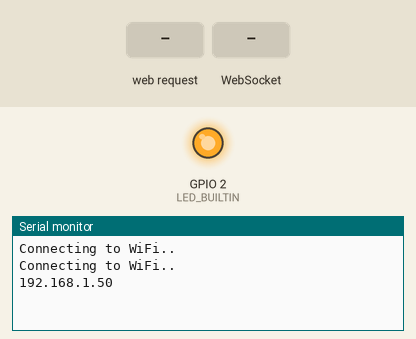
Recording of a sketch running on a simulated ESP8266 (NodeMCU). Parts: output pins drawn as LEDs (lit = HIGH, except the on-board LED, lit = LOW), the last lines printed to the serial monitor. The test bench sets the inputs (shaded band). WiFi joins after 1.5 s; servers stay silent unless stated.

Above: at 3.2 s.
3.3 s: HTTP request GET /update received
At 4.5 s:
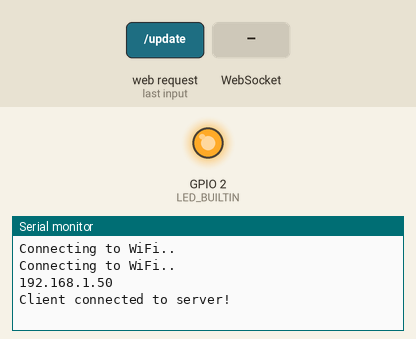
4.8 s: WebSocket text "1" received
At 5.9 s:
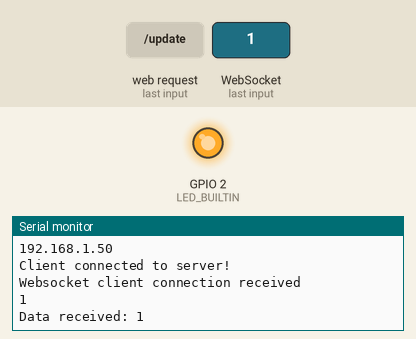

The sketch:

SSL_WS.ino
```cpp
#include "ESP8266WiFi.h"
#include "ESPAsyncWebServer.h"
//#include "index.h"

#include <FastLED.h>
#define LED_PIN     12
#define NUM_LEDS    20
CRGB leds[NUM_LEDS];

const char* ssid = "HanyeS";
const char* password =  "17171717";

#define NUM_LAMP 12

AsyncWebServer server(80);
AsyncWebSocket ws("/ws");

// Set your Static IP address
IPAddress local_IP(192, 168, 100, 15);
// Set your Gateway IP address
IPAddress gateway(192, 168, 100, 1);

IPAddress subnet(255, 255, 0, 0);
IPAddress primaryDNS(8, 8, 8, 8);   //optional
IPAddress secondaryDNS(8, 8, 4, 4); //optional

void onWsEvent(AsyncWebSocket * server, AsyncWebSocketClient * client, AwsEventType type, void * arg, uint8_t *data, size_t len){

  if(type == WS_EVT_CONNECT){

    Serial.println("Websocket client connection received");
    client->text("Connected");
    Serial.println(client->id());
  } else if(type == WS_EVT_DISCONNECT){
    Serial.println("Client disconnected");
    Serial.println("-----------------------");

  } else if(type == WS_EVT_DATA){

    Serial.print("Data received: ");
    String c = "";
    for(int i = 0; i < len; i++){
      c += (char)data[i];
    }
    Serial.println(c);
    if (strcmp((char*)data, "on") == 1){
      digitalWrite(LED_BUILTIN, HIGH);
    }
    if (strcmp((char*)data, "off") == 1){
      digitalWrite(LED_BUILTIN, LOW);
    }
  }
}

void setup(){
  Serial.begin(115200);
  pinMode(LED_BUILTIN, OUTPUT);
  digitalWrite(LED_BUILTIN, LOW);

  // Configures static IP address
  if (!WiFi.config(local_IP, gateway, subnet, primaryDNS, secondaryDNS)) {
    Serial.println("STA Failed to configure");
  }

  WiFi.begin(ssid, password);

  while (WiFi.status() != WL_CONNECTED) {
    delay(1000);
    Serial.println("Connecting to WiFi..");
  }

  Serial.println(WiFi.localIP());

  ws.onEvent(onWsEvent);
  server.addHandler(&ws);

  server.on("/update", HTTP_GET, [](AsyncWebServerRequest *request){
    request->send(200);
    Serial.println("Client connected to server!");
  //  request->send_P(200, "text/html", MAIN_page);
  });

  server.begin();
}

void loop(){}

//void deepSleep(){
//  Serial.println("Going for deep sleep!");
//  esp_deep_sleep_start();
//}
```

Measured:
- after the input at 3.3 s, the serial monitor: prints a new line at once (image 1)
- after the input at 4.8 s, the serial monitor: prints a new line at once (image 2)
